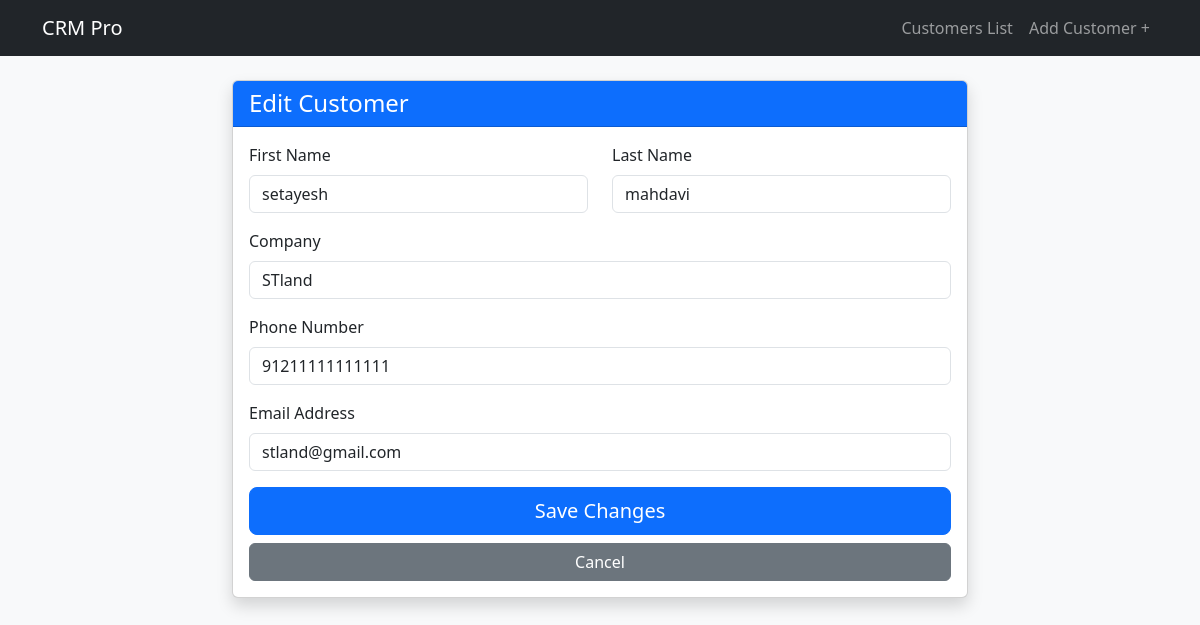
Screenshot of /update/1 with the database file from the repository.
### app.py (models this page shows, shortened)
class Customer(db.Model):
    id=db.Column(db.Integer,primary_key=True)
    firstname=db.Column(db.String(100),nullable=False)
    lastname=db.Column(db.String(100),nullable=False)
    phone=db.Column(db.String(20))
    email=db.Column(db.String(120),unique=True,nullable=False)
    company=db.Column(db.String(100))

### app.py (the view, shortened to what this page needs)
@app.route('/update/<int:id>',methods=['GET','POST'])
def update_customer(id):
    customer_to_update=Customer.query.get_or_404(id)
    return render_template ('customer_form.html',customer=customer_to_update)

### templates/customer_form.html
{% extends 'base.html' %}
{% block content %}
<div class="row justify-content-center">
    <div class="col-md-8">
        <div class="card shadow">
            <div class="card-header bg-primary text-white">
                <h4 class="mb-0">{{ 'Edit Customer' if customer else 'Add New Customer' }}</h4>
            </div>
            <div class="card-body">
                <form method="POST">
                    <div class="row mb-3">
                        <div class="col">
                            <label class="form-label">First Name</label>
                            <input type="text" name="firstname" class="form-control" required
                                   value="{{ customer.firstname if customer else '' }}">
                        </div>
                        <div class="col">
                            <label class="form-label">Last Name</label>
                            <input type="text" name="lastname" class="form-control" required
                                   value="{{ customer.lastname if customer else '' }}">
                        </div>
                    </div>
                    <div class="mb-3">
                        <label class="form-label">Company</label>
                        <input type="text" name="company" class="form-control"
                               value="{{ customer.company if customer else '' }}">
                    </div>
                    <div class="mb-3">
                        <label class="form-label">Phone Number</label>
                        <input type="text" name="phone" class="form-control"
                               value="{{ customer.phone if customer else '' }}">
                    </div>
                    <div class="mb-3">
                        <label class="form-label">Email Address</label>
                        <input type="email" name="email" class="form-control" required
                               value="{{ customer.email if customer else '' }}">
                    </div>
                    <div class="d-grid gap-2">
                        <button type="submit" class="btn btn-primary btn-lg">
                            {{ 'Save Changes' if customer else 'Add Customer' }}
                        </button>
                        <a href="{{ url_for('index') }}" class="btn btn-secondary">Cancel</a>
                    </div>
                </form>
            </div>
        </div>
    </div>
</div>
{% endblock %}

### rows the page displays
Customer: firstname "setayesh", lastname "mahdavi", company "STland", phone "91211111111111", email "stland@gmail.com"

### other values shown
{{ 'Edit Customer' if customer else 'Add New Customer' }} "Edit Customer"
{{ 'Save Changes' if customer else 'Add Customer' }} "Save Changes"
